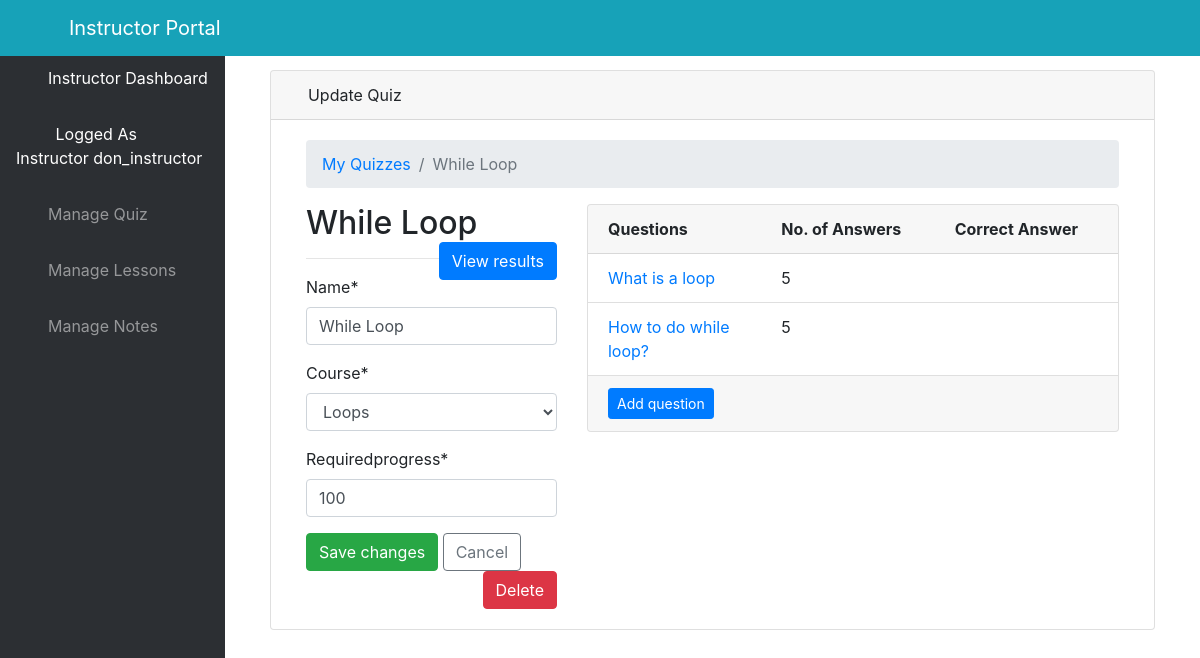
The app's page /quizupdate/25/ (signed in) with its own data.
### elearn/models.py (models this page shows, shortened)
class User(AbstractUser):
    is_learner = models.BooleanField(default=False)
    is_instructor = models.BooleanField(default=False)
    is_admin = models.BooleanField(default=False)

class Quiz(models.Model):
    owner = models.ForeignKey(User, on_delete=models.CASCADE, related_name='quizzes')
    name = models.CharField(max_length=255)
    course = models.ForeignKey(Course, on_delete=models.CASCADE, related_name='quizzes')
    requiredprogress = models.IntegerField(default=0)

class Course(models.Model):
    name = models.CharField(max_length=30)
    color = models.CharField(max_length=7, default='#007bff')
    def __str__(self):
        return self.name

class Question(models.Model):
    quiz = models.ForeignKey(Quiz, on_delete=models.CASCADE, related_name='questions')
    text = models.CharField('Question', max_length=255)

### elearn/views.py (the view, shortened to what this page needs)
# urls.py: path('quizupdate/<int:pk>/', views.QuizUpdateView.as_view(), name='quiz_change'),
class QuizUpdateView(UpdateView):
    model = Quiz
    fields = ('name', 'course', 'requiredprogress')
    context_object_name = 'quiz'
    template_name = 'dashboard/instructor/quiz_change_form.html'
    def get_context_data(self, **kwargs):
        kwargs['questions'] = self.get_object().questions.annotate(answers_count=Count('answers'))
        return super().get_context_data(**kwargs)
    def get_queryset(self):
        return self.request.user.quizzes.all()

### elearn/templates/dashboard/instructor/quiz_change_form.html (shortened to what this page needs)
{% extends 'dashboard/instructor/base.html' %}
{% load crispy_forms_tags %}
{% block body %}
    <div class="container-fluid">
        <div class="row">
            <div class="col-12 mb-3">
                <div class="col-12 mb-3">
                    <div id="content-wrapper" style="padding-top: 20px">
                        <div class="container-fluid">
                            <div class="card mb-3">
                                <div class="card-header">
                                    <i class="fas fa-table text-primary"></i>
                                    Update Quiz
                                </div>
                                <div class="card-body">
                                    <div class="col-sm-12">
                                        <nav aria-label="breadcrumb">
                                            <ol class="breadcrumb">
                                                <li class="breadcrumb-item"><a href="{% url 'quiz_change_list' %}">My
                                                    Quizzes</a></li>
                                                <li class="breadcrumb-item active"
                                                    aria-current="page">{{ quiz.name }}</li>
                                            </ol>
                                        </nav>
                                        <div class="row">
                                            <div class="col-md-4">
                                                <h2>
                                                    {{ quiz.name }}
                                                    <a href="{% url 'quiz_results' quiz.pk %}"
                                                       class="btn btn-primary float-right">View
                                                        results</a>
                                                </h2>
                                                <hr>
                                                <form method="post" novalidate>
                                                    {{ form|crispy }}
                                                    <button type="submit" class="btn btn-success">Save changes</button>
                                                    <a href="{% url 'quiz_change_list' %}"
                                                       class="btn btn-outline-secondary"
                                                       role="button">Cancel</a>
                                                    <a href="{% url 'quiz_delete' quiz.pk %}"
                                                       class="btn btn-danger float-right">Delete</a>
                                                </form>
                                            </div>
                                            <div class="col-md-8">
                                                <div class="card">
                                                    <div class="card-header">
                                                        <div class="row">
                                                            <div class="col-sm-4">
                                                                <strong>Questions</strong>
                                                            </div>
                                                            <div class="col-sm-4">
                                                                <strong>No. of Answers</strong>
                                                            </div>
                                                            <div class="col-sm-4">
                                                                <strong>Correct Answer</strong>
                                                            </div>
                                                        </div>
                                                    </div>
                                                    <div class="list-group list-group-flush list-group-formset">
                                                        {% for question in questions %}
                                                            <div class="list-group-item">
                                                                <div class="row">
                                                                    <div class="col-4">
                                                                        <a href="{% url 'question_change' quiz.pk question.pk %}">{{ question.text }}</a>
                                                                    </div>
                                                                    <div class="col-4">
                                                                        {{ question.answers_count }}
                                                                    </div>
                                                                    <div class="col-4">
                                                                    </div>
                                                                </div>
                                                            </div>
                                                        {% endfor %}
                                                    </div>
                                                    <div class="card-footer">
                                                        <a href="{% url 'question_add' quiz.pk %}"
                                                           class="btn btn-primary btn-sm">Add
                                                            question</a>
                                                    </div>
                                                </div>
                                            </div>
                                        </div>
                                    </div>
                                </div>
                            </div>
                        </div>
                    </div>
                </div>
            </div>
        </div>
    </div>
{% endblock body %}

### elearn/templates/dashboard/instructor/base.html (shortened to what this page needs)
<!DOCTYPE html>
<html lang="en">
<head>
    {% load static %}
    <link href="{% static 'vendor/fontawesome-free/css/all.min.css' %}" rel="stylesheet" type="text/css">
    <link href="{% static 'vendor/datatables/dataTables.bootstrap4.css' %}" rel="stylesheet">
    <link href="{% static 'css/sb-admin.css' %}" rel="stylesheet">
</head>
<body id="page-top">
<nav class="navbar navbar-expand navbar-light bg-info fixed-top">
    <button class="btn btn-link btn-sm text-white order-1 order-sm-0" id="sidebarToggle" href="#">
        <i class="fas fa-bars"></i>
    </button>
    <a class="navbar-brand ml-4 text-white" href="{% url 'instructor' %}">Instructor Portal</a>
    <ul class="navbar-nav ml-auto mr-0 mr-md-3 my-2 my-md-0">
        <li class="nav-item dropdown no-arrow">
            <a class="nav-link dropdown-toggle" href="#" id="userDropdown" role="button" data-toggle="dropdown"
               aria-haspopup="true" aria-expanded="false">
                <i class="fas fa-user-circle fa-fw text-white"></i>
            </a>
        </li>
    </ul>
</nav>
<div id="wrapper" style="padding-top: 50px;">
    <ul class="sidebar navbar-nav">
        <li class="nav-item active">
            <a class="nav-link" href="{% url 'instructor' %}">
                <i class="fa fa-home" aria-hidden="true"></i>
                <span>Instructor Dashboard</span>
            </a>
        </li>
        <li class="nav-item active">
            <a class="nav-link" href="{% url 'user_profile' %}">
                <i class="fas fa-user-circle fa-fw text-info"></i>
                <span>Logged As Instructor {{ user.username }}</span>
            </a>
        </li>
        <li class="nav-item dropdown no-arrow">
            <a class="nav-link dropdown-toggle" data-toggle="dropdown" aria-haspopup="true" aria-expanded="false"
               href="">
                <i class="fa fa-th-list" aria-hidden="true"></i>
                <span>Manage Quiz</span>
            </a>
        </li>
        <li class="nav-item dropdown no-arrow">
            <a class="nav-link dropdown-toggle" data-toggle="dropdown" aria-haspopup="true" aria-expanded="false"
               href="">
                <i class="fas fa-book-reader" aria-hidden="true"></i>
                <span>Manage Lessons</span>
            </a>
        </li>
        <li class="nav-item">
            <a class="nav-link" href="{% url 'lnotes' %}">
                <i class="fas fa-pen" aria-hidden="true"></i>
                <span>Manage Notes</span>
            </a>
        </li>
    </ul>
    {% block body %}{% endblock %}
</div>

### records on screen
User: username "don_instructor"
Quiz: name "While Loop", course "Loops", requiredprogress "100"
Question: text "What is a loop", answers_count "5"
Question: text "How to do while loop?", answers_count "5"
